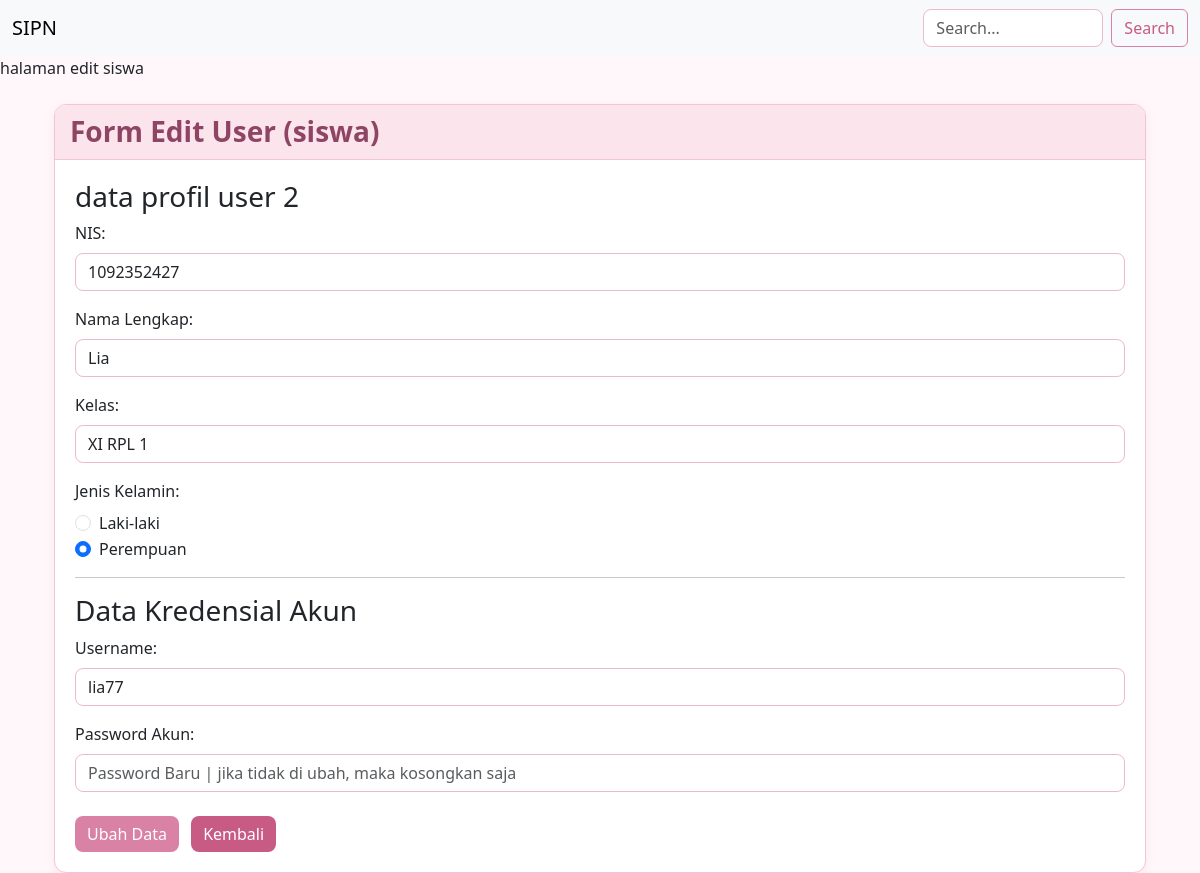
The page /form_edit_user.php?id=708174&role=siswa on the database its author committed.
### tables this page shows
CREATE TABLE `siswa` (
  `id` int(11) NOT NULL,
  `nis` varchar(10) NOT NULL,
  `nama` varchar(100) NOT NULL,
  `kelas` varchar(10) NOT NULL,
  `jenis_kelamin` enum('L','P') NOT NULL,
  `user_id` int(11) NOT NULL
);

CREATE TABLE `users` (
  `id` int(11) NOT NULL,
  `username` varchar(50) NOT NULL,
  `password` varchar(255) NOT NULL,
  `role` enum('admin','guru','siswa') NOT NULL,
  `created_at` timestamp NOT NULL DEFAULT current_timestamp() ON UPDATE current_timestamp()
);

### form_edit_user.php (the view, shortened to what this page needs)
<?php
require_once 'koneksi.php';
require_once 'navbar.php';
?>
<?php
if ($_GET['role'] == 'admin') {
  $id = $_GET['id'];
  $sql = "SELECT * FROM users WHERE id = $id";
  $admin = mysqli_fetch_assoc(mysqli_query($koneksi, $sql));
?>
<div class="container">
  <br>
  <div class="card pink-card">
    <div class="card-header">
      <h3>Form Edit User (Admin)</h3>
    </div>
    <div class="card-body">
      <form action="aksi_edit_user.php?aksi=editadmin" method="POST">
        <h3>Data Kredensial Akun</h3>
        <div class="mb-3">
          <label class="form-label">Username:</label>
          <input type="text"
                 class="form-control"
                 name="username"
                 value="<?= $admin['username'] ?>"
                 required>
        </div>
        <div class="mb-3">
          <label class="form-label">Password Baru:</label>
          <input type="password"
                 class="form-control"
                 name="password"
                 placeholder="Password Baru | jika tidak diubah, kosongkan saja">
        </div>
        <input type="hidden"
               name="role"
               value="admin">
        <input type="hidden"
               name="id"
               value="<?= $admin['id'] ?>">
        <button type="submit"
                name="edit"
                class="btn btn-simpan-pink me-2">
          Ubah Data
        </button>
        <a href="tabel.php"
           class="btn btn-kembali-pink">
          Kembali
        </a>
      </form>
    </div>
  </div>
</div>
<?php
}elseif ($_GET['role'] == 'siswa') {
  echo 'halaman edit siswa';
  $id = $_GET['id'];
  $sql = "SELECT * FROM users join siswa on users.id = siswa.user_id WHERE users.id = $id";
  $siswa = mysqli_fetch_assoc(mysqli_query($koneksi, $sql));
?>
<div class="container">
<div class="container">
  <div class="row align-items-start">
    <div class="col-12">
       <br>
       <div class="card pink-card">
         <div class="card-header">
          <h3>Form Edit User (siswa)</h3>
         </div>
        <div class="card-body">
             <form action="aksi_edit_user.php?aksi=editsiswa" method="POST">
               <h3>data profil user 2</h3>
               <div class="mb-3">
                    <label for="nis" class="form-label font-weight-bold">NIS:</label>
                    <input type="text" class="form-control" id="nis" name="nis" value="<?= $siswa['nis'] ?>" placeholder="Nomor Induk Siswa | Contoh: 1234567890" required>
               </div>
               <div class="mb-3">
                    <label for="nama_lengkap" class="form-label">Nama Lengkap:</label>
                    <input type="text" class="form-control" id="nama_lengkap" name="nama_lengkap" value="<?= $siswa['nama'] ?>" placeholder="Nama Lengkap Siswa | Contoh: Ujang Asep" required>
               </div>
               <div class="mb-3">
                    <label for="kelas" class="form-label">Kelas:</label>
                    <input type="text" class="form-control" id="kelas" name="kelas" value="<?= $siswa['kelas'] ?>" placeholder="Kelas Siswa | Contoh: XI-RPL-1" required>
               </div>
               <div class="mb-3">
                    <label class="form-label d-block">Jenis Kelamin:</label>
                    <div class="form-check">
                        <input class="form-check-input" type="radio" name="jenis_kelamin" id="laki" value="L" <?= ($siswa['jenis_kelamin'] == 'L') ? 'checked' : '' ?>>
                        <label class="form-check-label" for="laki">Laki-laki</label>
                    </div>
                    <div class="form-check">
                        <input class="form-check-input" type="radio" name="jenis_kelamin" id="perempuan" value="P" <?= ($siswa['jenis_kelamin'] == 'P') ? 'checked' : '' ?>>
                        <label class="form-check-label" for="perempuan">Perempuan</label>
                    </div>
               </div>
               <hr>
               <h3>Data Kredensial Akun</h3>
               <div class="mb-3">
                    <label for="username" class="form-label">Username:</label>
                    <input type="text" class="form-control" id="username" name="username" value="<?= $siswa['username'] ?>" placeholder="Username Akun | Contoh: ujang123" required>
               </div>
               <div class="mb-3">
                    <label for="password" class="form-label">Password Akun:</label>
                    <input type="password" class="form-control" id="password" name="password" placeholder="Password Baru | jika tidak di ubah, maka kosongkan saja">
               </div>
               <button type="submit" name="edit" class="btn btn-simpan-pink me-2">Ubah Data</button>
               <a href="tabel.php" class="btn btn-kembali-pink">Kembali</a>
             </form>
         </div>
       </div>
    </div>
  </div>
</div>
</div>
<?php
}
require_once 'footer.php';
?>

### form_edit_user.php (style rules this page uses)
body { background-color: #fff7fa; }
.pink-card { border: 1px solid #f3c5d8; border-radius: 12px; overflow: hidden; background-color: white; box-shadow: 0 3px 10px rgba(217, 130, 165, 0.12); }
.pink-card .card-header { background-color: #fce4ec; color: #8e4564; border-bottom: 1px solid #f3c5d8; padding: 10px 15px; }
.pink-card .card-header h3 { margin: 0; font-weight: bold; }
.pink-card .card-body { padding: 20px; }
.form-control { border: 1px solid #edb9ce; border-radius: 8px; }
input[type="radio"] { accent-color: #d982a5; }
.btn-simpan-pink { background-color: #d982a5; color: white; border: none; border-radius: 8px; }
.btn-kembali-pink { background-color: #c75b83; color: white; border: none; border-radius: 8px; }

### rows shown on the page
siswa: nis "1092352427", nama_lengkap "Lia", kelas "XI RPL 1", jenis_kelamin "☐ Laki-laki", jenis_kelamin "☑ Perempuan", username "lia77"
